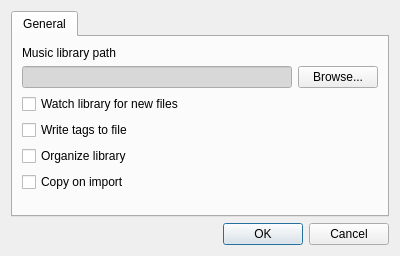
<?xml version="1.0" encoding="UTF-8"?>
<ui version="4.0">
 <class>PreferencesDialog</class>
 <widget class="QDialog" name="PreferencesDialog">
  <property name="geometry">
   <rect>
    <x>0</x>
    <y>0</y>
    <width>400</width>
    <height>256</height>
   </rect>
  </property>
  <property name="windowTitle">
   <string>Dulcet Preferences</string>
  </property>
  <layout class="QVBoxLayout" name="verticalLayout">
   <item>
    <widget class="QTabWidget" name="tabWidget">
     <widget class="QWidget" name="generalTab">
      <attribute name="title">
       <string>General</string>
      </attribute>
      <layout class="QVBoxLayout" name="verticalLayout_2">
       <item>
        <widget class="QLabel" name="label">
         <property name="text">
          <string>Music library path</string>
         </property>
        </widget>
       </item>
       <item>
        <layout class="QHBoxLayout" name="horizontalLayout">
         <item>
          <widget class="QLineEdit" name="musicLibraryPathLineEdit">
           <property name="palette">
            <palette>
             <active>
              <colorrole role="Base">
               <brush brushstyle="SolidPattern">
                <color alpha="255">
                 <red>216</red>
                 <green>216</green>
                 <blue>216</blue>
                </color>
               </brush>
              </colorrole>
             </active>
             <inactive>
              <colorrole role="Base">
               <brush brushstyle="SolidPattern">
                <color alpha="255">
                 <red>216</red>
                 <green>216</green>
                 <blue>216</blue>
                </color>
               </brush>
              </colorrole>
             </inactive>
             <disabled>
              <colorrole role="Base">
               <brush brushstyle="SolidPattern">
                <color alpha="255">
                 <red>239</red>
                 <green>235</green>
                 <blue>231</blue>
                </color>
               </brush>
              </colorrole>
             </disabled>
            </palette>
           </property>
           <property name="readOnly">
            <bool>true</bool>
           </property>
          </widget>
         </item>
         <item>
          <widget class="QPushButton" name="browseButton">
           <property name="text">
            <string>Browse...</string>
           </property>
          </widget>
         </item>
        </layout>
       </item>
       <item>
        <widget class="QCheckBox" name="watchLibraryCheckBox">
         <property name="text">
          <string>Watch library for new files</string>
         </property>
        </widget>
       </item>
       <item>
        <widget class="QCheckBox" name="writeTagsToFileCheckBox">
         <property name="text">
          <string>Write tags to file</string>
         </property>
        </widget>
       </item>
       <item>
        <widget class="QCheckBox" name="organizeLibraryCheckBox">
         <property name="text">
          <string>Organize library</string>
         </property>
        </widget>
       </item>
       <item>
        <widget class="QCheckBox" name="copyOnImportCheckBox">
         <property name="text">
          <string>Copy on import</string>
         </property>
        </widget>
       </item>
       <item>
        <spacer name="verticalSpacer">
         <property name="orientation">
          <enum>Qt::Vertical</enum>
         </property>
         <property name="sizeHint" stdset="0">
          <size>
           <width>20</width>
           <height>40</height>
          </size>
         </property>
        </spacer>
       </item>
      </layout>
     </widget>
    </widget>
   </item>
   <item>
    <widget class="QDialogButtonBox" name="buttonBox">
     <property name="orientation">
      <enum>Qt::Horizontal</enum>
     </property>
     <property name="standardButtons">
      <set>QDialogButtonBox::Cancel|QDialogButtonBox::Ok</set>
     </property>
    </widget>
   </item>
  </layout>
 </widget>
 <resources/>
 <connections>
  <connection>
   <sender>buttonBox</sender>
   <signal>accepted()</signal>
   <receiver>PreferencesDialog</receiver>
   <slot>accept()</slot>
   <hints>
    <hint type="sourcelabel">
     <x>257</x>
     <y>246</y>
    </hint>
    <hint type="destinationlabel">
     <x>157</x>
     <y>255</y>
    </hint>
   </hints>
  </connection>
  <connection>
   <sender>buttonBox</sender>
   <signal>rejected()</signal>
   <receiver>PreferencesDialog</receiver>
   <slot>reject()</slot>
   <hints>
    <hint type="sourcelabel">
     <x>325</x>
     <y>246</y>
    </hint>
    <hint type="destinationlabel">
     <x>286</x>
     <y>255</y>
    </hint>
   </hints>
  </connection>
 </connections>
</ui>
